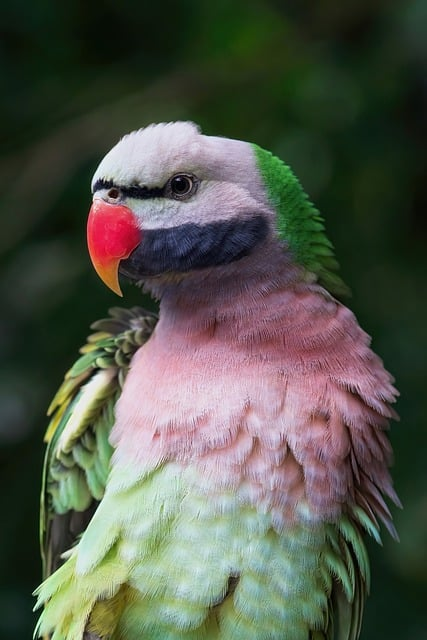
#> input picture images/1117/parrot.jpg, 427 x 640 px
$ jupyter execute Convolution_1119.ipynb
#> lines starting #> are read from the running program, lines starting #| are printed output that depends on the picture
[cell 1]
import cv2
import numpy as np

# -----------------------------
# 1. Convolution 직접 구현
# -----------------------------
def convolution(image, kernel):
    h, w = image.shape
    kh, kw = kernel.shape
    pad_h = kh // 2
    pad_w = kw // 2

    # 제로 패딩
    padded = np.pad(image, ((pad_h, pad_h), (pad_w, pad_w)), mode='constant')

    output = np.zeros_like(image, dtype=np.float32)

    # 컨볼루션 연산
    for y in range(h):
        for x in range(w):
            region = padded[y:y+kh, x:x+kw]
            output[y, x] = np.sum(region * kernel)

    return output


# -----------------------------
# 2. Sobel 필터 정의
# -----------------------------
sobel_x = np.array([
    [-1, 0, 1],
    [-2, 0, 2],
    [-1, 0, 1]
], dtype=np.float32)

sobel_y = np.array([
    [-1, -2, -1],
    [ 0,  0,  0],
    [ 1,  2,  1]
], dtype=np.float32)


# -----------------------------
# 3. 이미지 로드 및 처리
# -----------------------------
img = cv2.imread("./images/1117/parrot.jpg", cv2.IMREAD_GRAYSCALE)
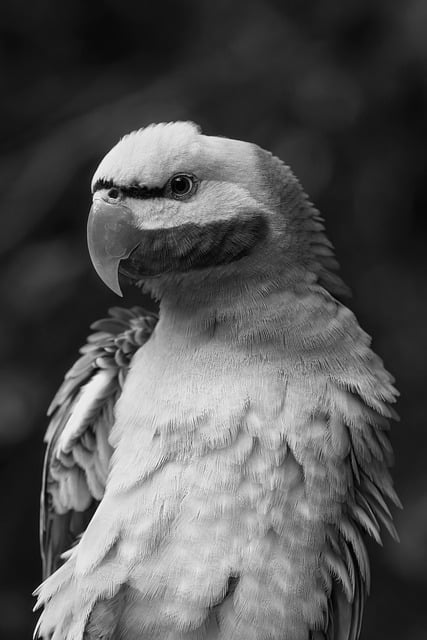
#> img: shape (640, 427); min 0, max 255, mean 84.9

gx = convolution(img, sobel_x)
#> after the loop in convolution, `for y in range(h):`:
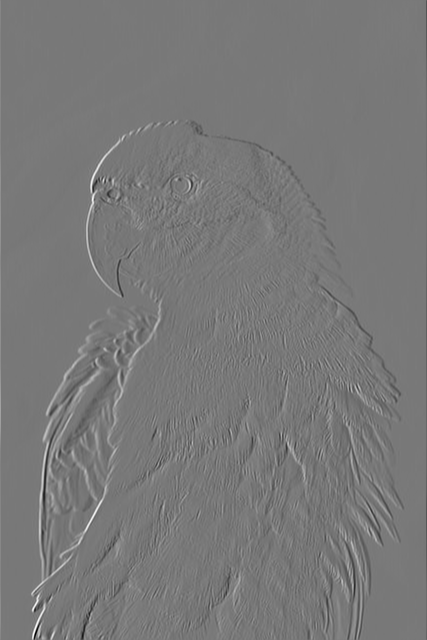
#> output: shape (640, 427) float32; min -826, max 915, mean 0; drawn with min black and max white
gy = convolution(img, sobel_y)
#> after the loop in convolution (call 2), `for y in range(h):`:
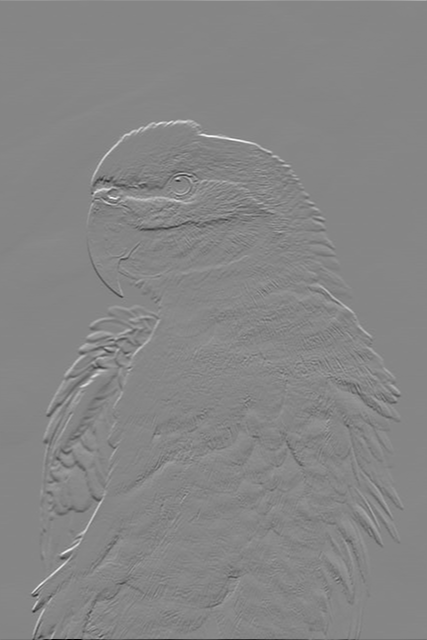
#> output: shape (640, 427) float32; min -876, max 792, mean 0.4; drawn with min black and max white

# magnitude (엣지 강도)
mag = np.sqrt(gx**2 + gy**2)
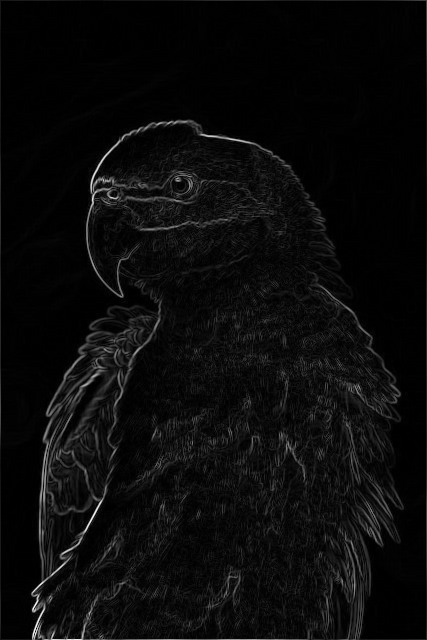
#> mag: shape (640, 427) float32; min 0, max 947.4, mean 41.7; drawn with min black and max white
mag = np.clip(mag, 0, 255).astype(np.uint8)
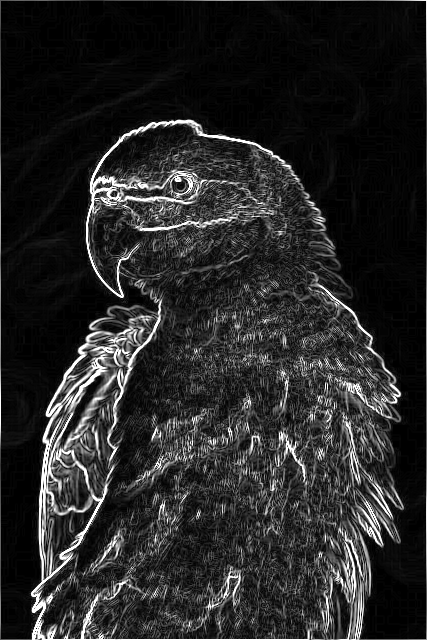
#> mag: shape (640, 427); min 0, max 255, mean 38.9

# -----------------------------
# 4. 저장
# -----------------------------
cv2.imwrite("./images/1119/sobel_x.jpg", np.abs(gx).astype(np.uint8))
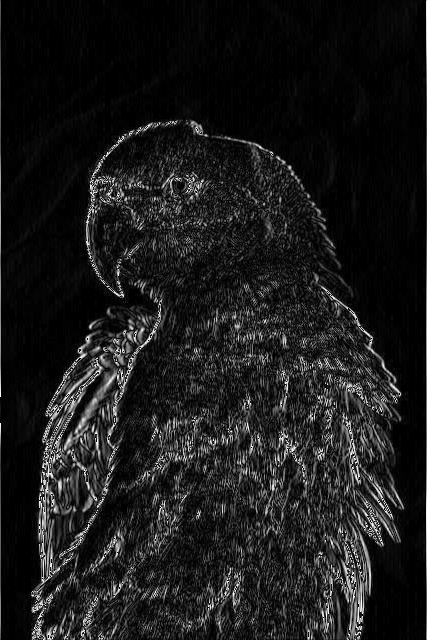
#> saved as sobel_x.jpg: shape (640, 427); min 0, max 255, mean 26.5
cv2.imwrite("./images/1119/sobel_y.jpg", np.abs(gy).astype(np.uint8))
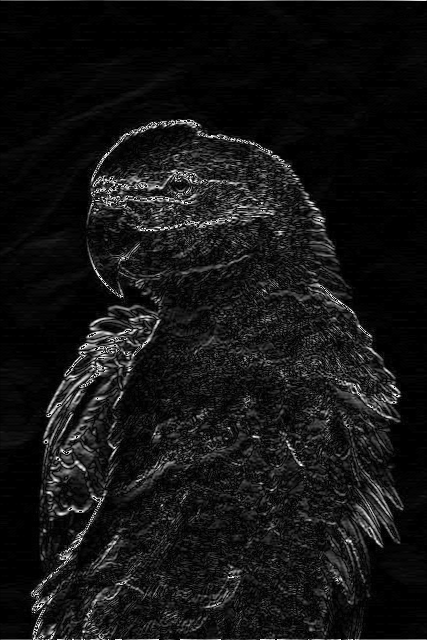
#> saved as sobel_y.jpg: shape (640, 427); min 0, max 255, mean 20.5
cv2.imwrite("./images/1119/sobel_magnitude.jpg", mag)

print("Sobel Completed!")

[cell 2]
import cv2
import numpy as np

# -----------------------------
# 1. Convolution 직접 구현
# -----------------------------
def convolution(image, kernel):
    h, w = image.shape
#> h = 640; w = 427
    kh, kw = kernel.shape
    pad_h = kh // 2
    pad_w = kw // 2

    # 제로 패딩
    padded = np.pad(image, ((pad_h, pad_h), (pad_w, pad_w)), mode='constant')

    output = np.zeros_like(image, dtype=np.float32)

    # 컨볼루션 연산
    for y in range(h):
        for x in range(w):
            region = padded[y:y+kh, x:x+kw]
            output[y, x] = np.sum(region * kernel)

    return output


# -----------------------------
# 2. gaussian 필터 정의
# -----------------------------
gaussian = np.array([
    [1/16, 2/16, 1/16],
    [2/16, 4/16, 2/16],
    [1/16, 2/16,1/16]
], dtype=np.float32)


# -----------------------------
# 3. 이미지 로드 및 처리
# -----------------------------
img = cv2.imread("./images/1117/parrot.jpg", cv2.IMREAD_GRAYSCALE)

gaussian_result = convolution(img,gaussian)

# magnitude (엣지 강도)
mag = np.sqrt(gaussian_result)
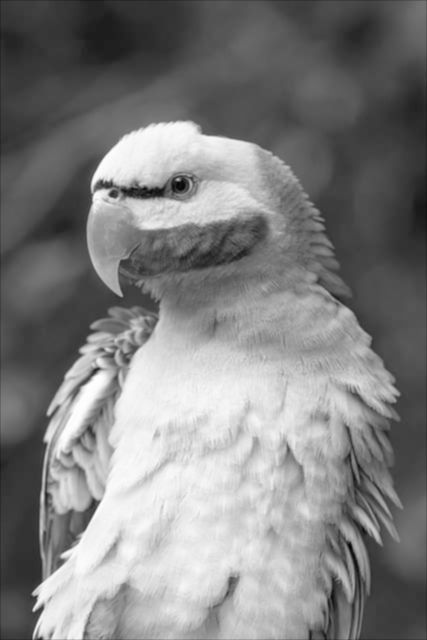
#> mag: shape (640, 427) float32; min 1.58, max 15.34, mean 8.52; drawn with min black and max white
mag = np.clip(mag, 0, 255).astype(np.uint8)

# -----------------------------
# 4. 저장
# -----------------------------

cv2.imwrite("./images/1119/gaussian.jpg", mag)

print("gaussian filter Completed!")

[cell 3]
import cv2
import numpy as np

# -----------------------------
# 1. Convolution 직접 구현
# -----------------------------
def convolution(image, kernel):
    h, w = image.shape
#> h = 640; w = 427
    kh, kw = kernel.shape
    pad_h = kh // 2
    pad_w = kw // 2

    # 제로 패딩
    padded = np.pad(image, ((pad_h, pad_h), (pad_w, pad_w)), mode='constant')

    output = np.zeros_like(image, dtype=np.float32)

    # 컨볼루션 연산
    for y in range(h):
        for x in range(w):
            region = padded[y:y+kh, x:x+kw]
            output[y, x] = np.sum(region * kernel)

    return output


# -----------------------------
# 2. Gaussian 필터 정의
# -----------------------------
gaussian = np.array([
    [1/16, 2/16, 1/16],
    [2/16, 4/16, 2/16],
    [1/16, 2/16, 1/16]
], dtype=np.float32)

# -----------------------------
# 3. 이미지 로드 및 처리
# -----------------------------
img = cv2.imread("./images/1117/parrot.jpg", cv2.IMREAD_GRAYSCALE)

gaussian_result = convolution(img, gaussian)

# uint8 형식으로 변환
gaussian_uint8 = np.clip(gaussian_result, 0, 255).astype(np.uint8)

# -----------------------------
# 4. 저장
# -----------------------------
cv2.imwrite("./images/1119/gaussian.jpg", gaussian_uint8)

print("gaussian filter Completed!")

[cell 4]
import cv2
import numpy as np

# -----------------------------
# 1. Convolution 직접 구현
# -----------------------------
def convolution(image, kernel):
    h, w = image.shape
#> h = 640; w = 427
    kh, kw = kernel.shape
    pad_h = kh // 2
    pad_w = kw // 2

    # 제로 패딩
    padded = np.pad(image, ((pad_h, pad_h), (pad_w, pad_w)), mode='constant')

    output = np.zeros_like(image, dtype=np.float32)

    # 컨볼루션 연산
    for y in range(h):
        for x in range(w):
            region = padded[y:y+kh, x:x+kw]
            output[y, x] = np.sum(region * kernel)

    return output


# -----------------------------
# 2. Sobel 필터 정의
# -----------------------------
gaussian = np.array([
    [1/9, 1/9, 1/9],
    [1/9, 1/9, 1/9],
    [1/9, 1/9, 1/9]
], dtype=np.float32)


# -----------------------------
# 3. 이미지 로드 및 처리
# -----------------------------
img = cv2.imread("./images/1117/parrot.jpg", cv2.IMREAD_GRAYSCALE)

gaussian_result = convolution(img, gaussian)

# -----------------------------
# 4. 저장
# -----------------------------
cv2.imwrite("./images/1119/gaussian_magnitude_2.jpg", gaussian_result.astype(np.uint8))

print("gaussian filter  Completed!")

[cell 5]
import numpy as np
import matplotlib.pyplot as plt
from scipy.stats import norm

# 평균과 표준편차
mu = 173
sigma = 5

x = np.linspace(150, 195, 1000)
pdf = norm.pdf(x, loc=mu, scale=sigma)
cdf = norm.cdf(x, loc=mu, scale=sigma)

plt.figure(figsize=(12, 5))

# PDF
plt.subplot(1, 2, 1)
plt.plot(x, pdf, label='PDF', color='blue')
plt.fill_between(x, pdf, alpha=0.2)
plt.title("확률밀도함수 (PDF)")
plt.xlabel("키 (cm)")
plt.ylabel("밀도 f(x)")
plt.grid(alpha=0.3)
plt.legend()

# CDF
plt.subplot(1, 2, 2)
plt.plot(x, cdf, label='CDF', color='green')
plt.title("누적분포함수 (CDF)")
plt.xlabel("키 (cm)")
plt.ylabel("누적 확률 F(x)")
plt.grid(alpha=0.3)
plt.legend()

plt.tight_layout()
plt.show()
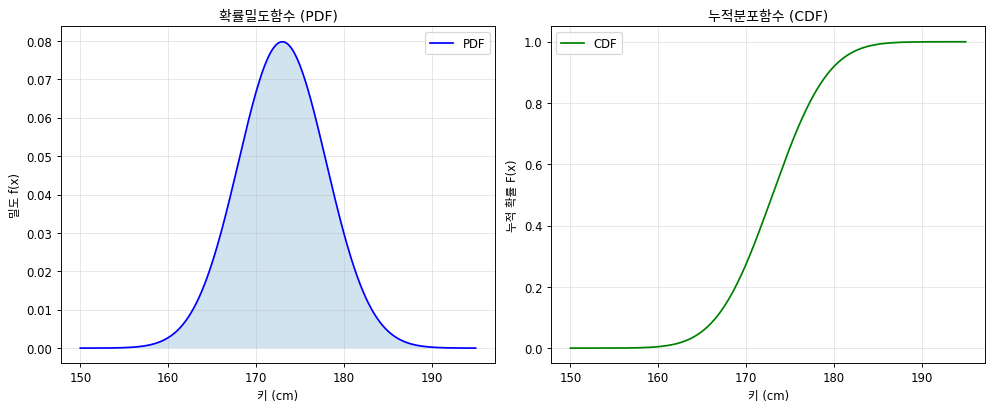
#> figure drawn by matplotlib, 2 panels; panel 1: curve peaks at x = 173, y = 0.0798; panel 2: curve peaks at x = 195, y = 1
